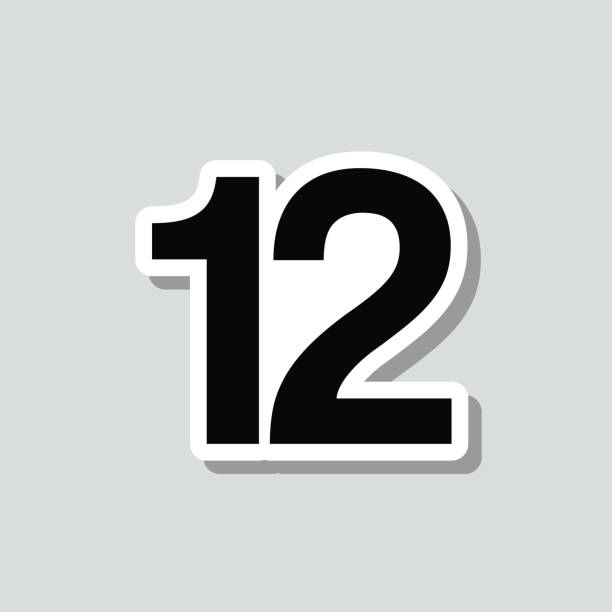
#> input picture Chiffre.jpg, 612 x 612 px, given in place of Chiffre.png, which was not available
$ python Recognition.py
#> lines starting #> are read from the running program, lines starting #| are printed output that depends on the picture; after the words box and inside, x2 and y2 are one past the last pixel; in counts of white or black regions, pixels touching at a corner belong together; pictures that were not available may be replaced by others from this repository, and a replacement may not be noted
import os
from PIL import Image

FIXED_SIZE = (20, 20)
THRESHOLD = 128


def load_image(path):
    return Image.open(path)


def convert_to_grayscale(img):
    return img.convert("L")


def binarize(img, threshold=THRESHOLD):
    width, height = img.size
    pixels = img.load()

    binary_img = Image.new("L", (width, height))
    binary_pixels = binary_img.load()

    for y in range(height):
        for x in range(width):
            binary_pixels[x, y] = 0 if pixels[x, y] < threshold else 255

    return binary_img


def crop_to_digit(img):
    width, height = img.size
    pixels = img.load()

    min_x = width
    min_y = height
    max_x = -1
    max_y = -1

    for y in range(height):
        for x in range(width):
            if pixels[x, y] == 0:
                if x < min_x:
                    min_x = x
                if y < min_y:
                    min_y = y
                if x > max_x:
                    max_x = x
                if y > max_y:
                    max_y = y

    if max_x == -1 or max_y == -1:
        return img

    return img.crop((min_x, min_y, max_x + 1, max_y + 1))


def resize_image(img, size=FIXED_SIZE):
    return img.resize(size)


def image_to_matrix(img):
    width, height = img.size
    pixels = img.load()
    matrix = []

    for y in range(height):
        row = []
        for x in range(width):
            row.append(0 if pixels[x, y] == 0 else 1)
        matrix.append(row)

    return matrix


def matrix_to_vector(matrix):
    vector = []
    for row in matrix:
        for value in row:
            vector.append(value)
    return vector


def print_matrix(matrix, title="Pixel matrix"):
    print(f"\n{title}:")
    for row in matrix:
        print(" ".join(str(value) for value in row))


def preprocess_image(path):
    img = load_image(path)
    img = convert_to_grayscale(img)
    img = binarize(img)
    img = crop_to_digit(img)
    img = resize_image(img)
    return img


def compare_vectors(v1, v2):
    score = 0

    for i in range(len(v1)):
        if v1[i] == v2[i]:
            if v1[i] == 0:
                score += 3
            else:
                score += 1

    return score


def build_dataset(reference_folder="reference"):
    dataset = {}

    for digit in range(10):
        dataset[digit] = []
        digit_folder = os.path.join(reference_folder, str(digit))

        if not os.path.isdir(digit_folder):
            print(f"Dossier manquant : {digit_folder}")
            continue

        for filename in os.listdir(digit_folder):
            if filename.lower().endswith((".png", ".jpg", ".jpeg")):
                path = os.path.join(digit_folder, filename)
                img = preprocess_image(path)
                matrix = image_to_matrix(img)
                vector = matrix_to_vector(matrix)
                dataset[digit].append(vector)

        print(f"Digit {digit}: {len(dataset[digit])} example(s) loaded")

    return dataset


def find_test_image():
    possible_names = [
        "Chiffre.png",
        "Chiffre.jpeg",
        "Chiffre.jpg",
        "chiffre.png",
        "chiffre.jpeg",
        "chiffre.jpg",
    ]

    for name in possible_names:
        if os.path.exists(name):
            return name

    return None


def segment_digits(img):
    width, height = img.size
    pixels = img.load()

    columns_with_black = []

    for x in range(width):
        has_black = False
        for y in range(height):
            if pixels[x, y] == 0:
                has_black = True
                break
        columns_with_black.append(has_black)

    digit_ranges = []
    start = None

    for x in range(width):
        if columns_with_black[x] and start is None:
            start = x
        elif not columns_with_black[x] and start is not None:
            digit_ranges.append((start, x))
            start = None

    if start is not None:
        digit_ranges.append((start, width))

    digit_images = []

    for start, end in digit_ranges:
        digit_img = img.crop((start, 0, end, height))
        digit_img = crop_to_digit(digit_img)
        digit_img = resize_image(digit_img)
        digit_images.append(digit_img)

    return digit_images


def recognize_number(test_image_path, dataset):
    img = load_image(test_image_path)
    img = convert_to_grayscale(img)
    img = binarize(img)

    full_matrix = image_to_matrix(resize_image(img))
    print_matrix(full_matrix, "Binary image of the full input")

    digit_images = segment_digits(img)

    if len(digit_images) == 0:
        return "", []

    result = ""
    digit_matrices = []

    for digit_img in digit_images:
        test_matrix = image_to_matrix(digit_img)
        test_vector = matrix_to_vector(test_matrix)
        digit_matrices.append(test_matrix)

        best_digit = None
        best_score = -1

        for digit, examples in dataset.items():
            for example_vector in examples:
                score = compare_vectors(test_vector, example_vector)

                if score > best_score:
                    best_score = score
                    best_digit = digit

        result += str(best_digit)

    return result, digit_matrices


test_image = find_test_image()

if test_image is None:
    print("Aucune image test trouvée.")
else:
    print(f"Image test utilisée : {test_image}")

    dataset = build_dataset("reference")
#> pass 3 of the loop in build_dataset, `for digit in range(10):`:
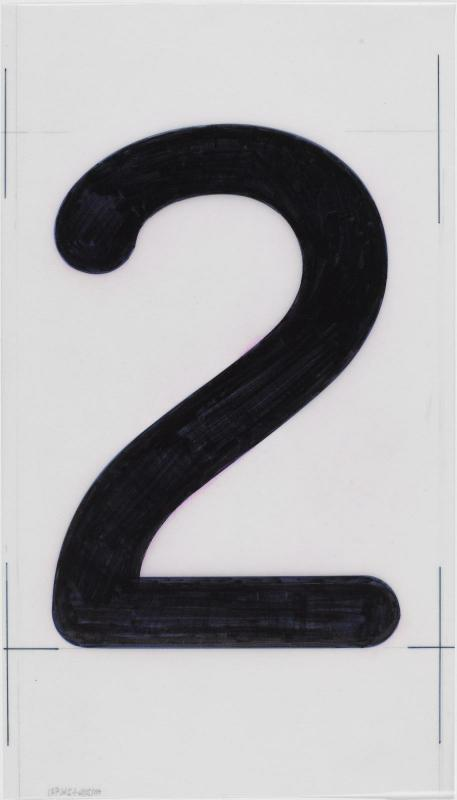
#> input picture reference/2/ex 2 2 .jpg, 457 x 800 px
#> in load_image, returned value is the input picture: PIL image 457x800 RGB; mean R, G, B 174.3, 173.6, 175.4
#> binary_img: PIL image 457x800 L; every value is 0
#> in preprocess_image, `img = binarize(img)`:
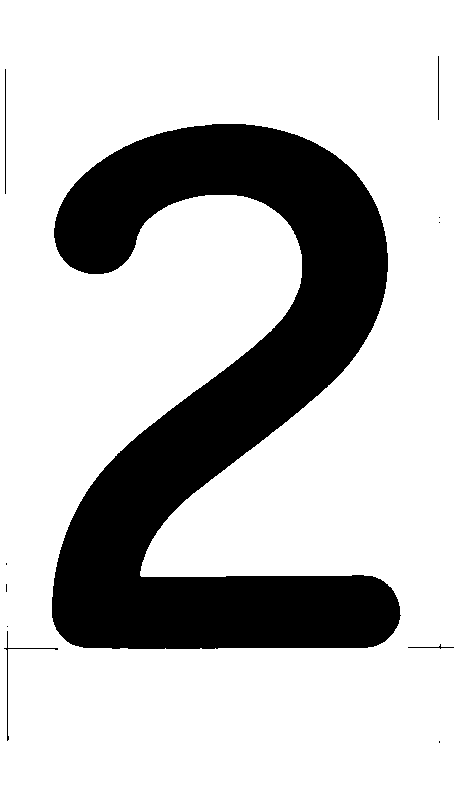
#> img: PIL image 457x800 L; 76.3% white; 11 black regions (6 under 20 px), largest, box (x1, y1, x2, y2) and area: (52, 124, 401, 649) 86364, (4, 631, 58, 741) 171, (5, 69, 6, 194) 125, (438, 56, 439, 120) 64, (408, 644, 454, 649) 51
#> in resize_image, `return img.resize(size)`:
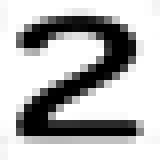
#> returned value: PIL image 20x20 L (shown 8 times larger); min 0, max 255, mean 183.4
#> after the loop in image_to_matrix, `for y in range(height):`: matrix = 20 items
#> the loop in matrix_to_vector, `for row in matrix:` made 20 passes
#> row on passes 1 to 7: [1, 1, 1, 1, 1, 1, 1, 1, 1, 1, 1, 1, 1, 1, 1, 1, 1, 1, 1, 1], [1, 1, 1, 1, 1, 1, 1, 1, 1, 1, 1, 1, 1, 1, 1, 1, 1, 1, 1, 1], [1, 1, 1, 1, 1, 1, 1, 1, 1, 1, 1, 1, 1, 1, 1, 1, 1, 1, 1, 1], [1, 1, 1, 1, 1, 0, 0, 0, 1, 1, 1, 0, 0, 0, 1, 1, 1, 1, 1, 1], [1, 1, 1, 0, 0, 0, 1, 1, 1, 1, 1, 1, 1, 0, 0, 0, 1, 1, 1, 1], [1, 1, 1, 0, 0, 1, 1, 1, 1, 1, 1, 1, 1, 1, 0, 0, 1, 1, 1, 1], [1, 1, 1, 1, 1, 1, 1, 1, 1, 1, 1, 1, 1, 1, 0, 0, 1, 1, 1, 1]
#> after the loop in matrix_to_vector, `for row in matrix:`: vector = 400 values, max 1 at index 0, min 0 at index 65, mean 0.87
#> the loop made 10 passes; the first 3 are shown
#> dataset = 10 items
    total_examples = sum(len(examples) for examples in dataset.values())
#> total_examples = 3

    if total_examples == 0:
        print("Aucune image de référence trouvée dans le dataset.")
    else:
        recognized_number, digit_matrices = recognize_number(test_image, dataset)
#> call 4 of load_image, with path = 'Chiffre.png'
#> in load_image, returned value is the input picture: PIL image 612x612 RGB; mean R, G, B 195.6, 198.7, 199.5
#> in binarize (call 4), `binary_img = Image.new("L", (width, height))`: binary_img: PIL image 612x612 L; every value is 0
#> in recognize_number, `img = binarize(img)`:
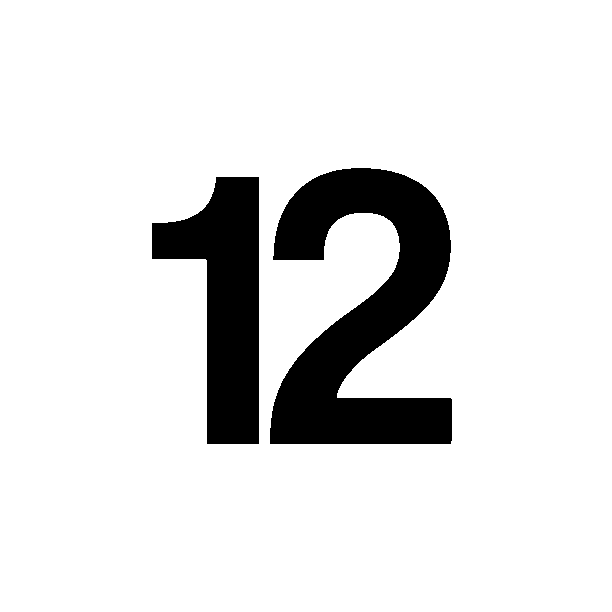
#> img: PIL image 612x612 L; 88.3% white; 2 black regions, box (x1, y1, x2, y2) and area: (270, 168, 452, 444) 27749, (152, 177, 259, 444) 15930
#> call 4 of resize_image, with size = (20, 20)
#> in resize_image (call 4), `return img.resize(size)`:
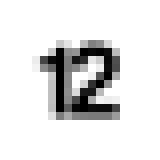
#> returned value: PIL image 20x20 L (shown 8 times larger); min 0, max 255, mean 224.9
#> in recognize_number, `full_matrix = image_to_matrix(resize_image(img))`: full_matrix = 20 items
#> the loop in print_matrix, `for row in matrix:` made 20 passes
#> row on passes 1 to 11: [1, 1, 1, 1, 1, 1, 1, 1, 1, 1, 1, 1, 1, 1, 1, 1, 1, 1, 1, 1], [1, 1, 1, 1, 1, 1, 1, 1, 1, 1, 1, 1, 1, 1, 1, 1, 1, 1, 1, 1], [1, 1, 1, 1, 1, 1, 1, 1, 1, 1, 1, 1, 1, 1, 1, 1, 1, 1, 1, 1], [1, 1, 1, 1, 1, 1, 1, 1, 1, 1, 1, 1, 1, 1, 1, 1, 1, 1, 1, 1], [1, 1, 1, 1, 1, 1, 1, 1, 1, 1, 1, 1, 1, 1, 1, 1, 1, 1, 1, 1], [1, 1, 1, 1, 1, 1, 1, 1, 1, 1, 1, 1, 1, 1, 1, 1, 1, 1, 1, 1], [1, 1, 1, 1, 1, 1, 1, 1, 1, 1, 0, 1, 1, 1, 1, 1, 1, 1, 1, 1], [1, 1, 1, 1, 1, 1, 1, 0, 1, 1, 1, 1, 1, 1, 1, 1, 1, 1, 1, 1], [1, 1, 1, 1, 1, 1, 1, 0, 1, 1, 1, 1, 1, 1, 1, 1, 1, 1, 1, 1], [1, 1, 1, 1, 1, 1, 1, 0, 1, 1, 1, 1, 1, 0, 1, 1, 1, 1, 1, 1], [1, 1, 1, 1, 1, 1, 1, 0, 1, 1, 1, 1, 0, 1, 1, 1, 1, 1, 1, 1]
#| 1 1 1 1 1 1 1 1 1 1 1 1 1 1 1 1 1 1 1 1
#| 1 1 1 1 1 1 1 1 1 1 1 1 1 1 1 1 1 1 1 1
#| 1 1 1 1 1 1 1 1 1 1 1 1 1 1 1 1 1 1 1 1
#| 1 1 1 1 1 1 1 1 1 1 1 1 1 1 1 1 1 1 1 1
#| 1 1 1 1 1 1 1 1 1 1 1 1 1 1 1 1 1 1 1 1
#| 1 1 1 1 1 1 1 1 1 1 1 1 1 1 1 1 1 1 1 1
#| 1 1 1 1 1 1 1 1 1 1 0 1 1 1 1 1 1 1 1 1
#| 1 1 1 1 1 1 1 0 1 1 1 1 1 1 1 1 1 1 1 1
#> (further printed lines are left out)
#> the loop in segment_digits, `for start, end in digit_ranges:` made 2 passes
#> pass 1, in segment_digits, `digit_img = img.crop((start, 0, end, height))`:
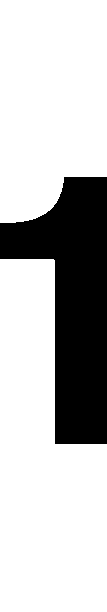
#> digit_img: PIL image 107x612 L; 75.7% white; 1 black region, box (x1, y1, x2, y2) and area: (0, 177, 107, 444) 15930
#> pass 1, in segment_digits, `digit_img = crop_to_digit(digit_img)`:
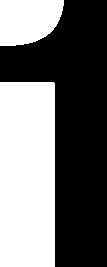
#> digit_img: PIL image 107x267 L; 44.2% white; 2 white regions, box (x1, y1, x2, y2) and area: (0, 82, 55, 267) 10174, (0, 0, 64, 46) 2465
#> pass 1, in segment_digits, `digit_img = resize_image(digit_img)`:
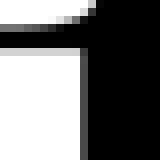
#> digit_img: PIL image 20x20 L (shown 8 times larger); min 0, max 255, mean 112.8
#> pass 2, in segment_digits, `digit_img = img.crop((start, 0, end, height))`:
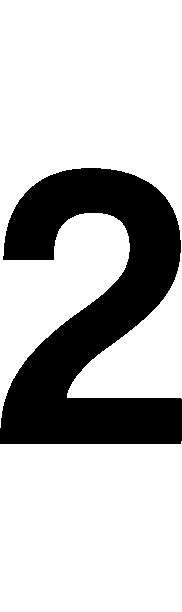
#> digit_img: PIL image 182x612 L; 75.1% white; 1 black region, box (x1, y1, x2, y2) and area: (0, 168, 182, 444) 27749
#> after the loop in segment_digits, `for start, end in digit_ranges:`: digit_images = 2 items
#> the loop in recognize_number, `for digit_img in digit_images:` made 2 passes
#> (width in image_to_matrix, height in image_to_matrix, result) on passes 1 to 2: (20, 20, '3'), (20, 20, '33')
#> recognized_number = '33'; digit_matrices = 2 items

        for i, matrix in enumerate(digit_matrices, start=1):
            print_matrix(matrix, f"Binary matrix of digit {i}")
#> this loop made 2 passes
#> i on passes 1 to 2: 1, 2
#> (printed output is left out)

        print()
        print(f"Nombre reconnu : {recognized_number}")
#| Nombre reconnu : 33
